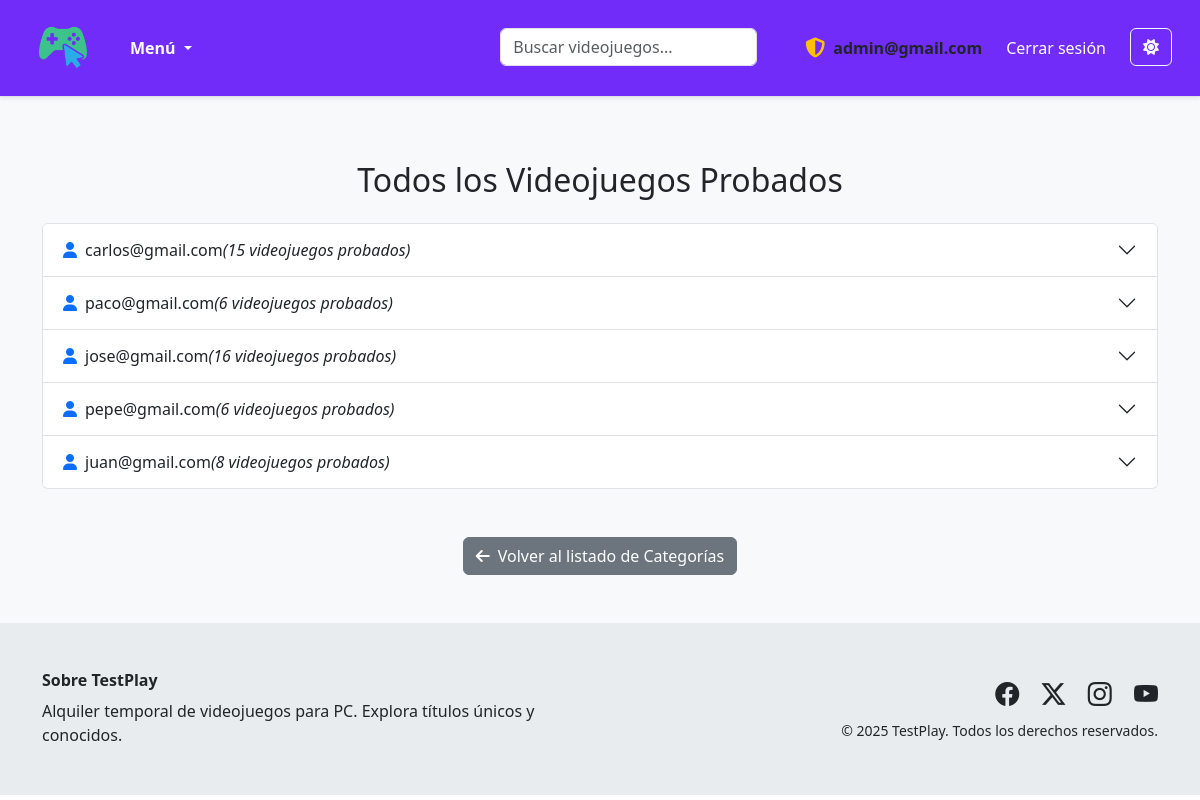
Screenshot of /index.php?accion=ver_todos_videojuegos_probados (signed in) with the database file from the repository.
### tables this page shows
CREATE TABLE `usuarios` (
  `id` int NOT NULL,
  `email` varchar(200) NOT NULL,
  `password` varchar(100) NOT NULL,
  `rol` varchar(1) NOT NULL DEFAULT 'U'
);

### app/controladores/ControladorVideojuegosProbados.php (called while the page is built, shortened)
<?php
class ControladorVideojuegosProbados {
    public function verTodosVideojuegosProbados() {
        $connexionDB = new ConnexionDB(MYSQL_USER, MYSQL_PASS, MYSQL_HOST, MYSQL_DB);
        $conn = $connexionDB->getConnexion();
        $videojuegosProbadosDAO = new Videojuegos_probadosDAO($conn);
        $videojuegosProbadosAgrupadosPorUsuario = $videojuegosProbadosDAO->getVideojuegosProbadosAgrupadosPorUsuario();
        require 'app/vistas/ver_todos_videojuegos_probados.php';
    }
}

### index.php (called while the page is built, shortened)
<?php
require_once 'app/modelos/VideojuegosDAO.php';
require_once 'app/modelos/Usuario.php';
require_once 'app/modelos/UsuariosDAO.php';
require_once 'app/modelos/Videojuegos_probadosDAO.php';
require_once 'app/controladores/ControladorVideojuegosProbados.php';
require_once 'app/modelos/Sesion.php';
if(isset($_GET['accion'])){
    if(isset($mapa[$_GET['accion']])){
        $accion = $_GET['accion'];
    }
    else{
        header('Status: 404 Not found');
        echo 'Página no encontrada';
        die();
    }
}else{
    $accion='inicio';
}
$metodo = $mapa[$accion]['metodo'];
$objeto = new $controlador();
$objeto->$metodo();

### app/modelos/Sesion.php (called while the page is built, shortened)
<?php
class Sesion {
    static public function getUsuario():Usuario|false {
        if(isset($_SESSION['usuario'])) {
            return unserialize($_SESSION['usuario']);
        }else {
            return false;
        }
    }
}

### app/modelos/Usuario.php (called while the page is built, shortened)
<?php
class Usuario {
    private $email;
    private $rol;
    public function getEmail()
    {
        return $this->email;
    }
    public function getRol()
    {
        return $this->rol;
    }
}

### app/modelos/Videojuegos_probadosDAO.php (called while the page is built, shortened)
<?php
class Videojuegos_probadosDAO {
    private mysqli $conn;
    public function __construct($conn) {
        $this->conn = $conn;
    }
    public function getVideojuegosProbadosAgrupadosPorUsuario() {
        $sql = "SELECT * FROM videojuegos_probados ORDER BY idUsuario, fecha_probado";
        $result = $this->conn->query($sql);
        $usuariosDAO = new UsuariosDAO($this->conn);
        $videojuegosDAO = new VideojuegosDAO($this->conn);
        $agrupado = [];
        while ($fila = $result->fetch_assoc()) {
            $idUsuario = $fila['idUsuario'];
            $idVideojuego = $fila['idVideojuego'];
            $fechaProbado = $fila['fecha_probado'];
            if (!isset($agrupado[$idUsuario])) {
                $usuario = $usuariosDAO->getById($idUsuario);
                $agrupado[$idUsuario] = [
                    'usuario' => $usuario,
                    'videojuegos' => []
                ];
            }
            $agrupado[$idUsuario]['videojuegos'][] = [
                'videojuego' => $videojuegosDAO->getById($idVideojuego),
                'fecha' => $fechaProbado
            ];
        }
        return array_values($agrupado);
    }
}

### app/modelos/UsuariosDAO.php (called while the page is built, shortened)
<?php
class UsuariosDAO {
    private mysqli $conn;
    public function __construct($conn) {
        $this->conn = $conn;
    }
    public function getById($id):Usuario|null {
        if(!$stmt = $this->conn->prepare("SELECT * FROM usuarios WHERE id = ?"))
        {
            echo "Error en la SQL: " . $this->conn->error;
        }
        $stmt->bind_param('s',$id);
        $stmt->execute();
        $result = $stmt->get_result();
        if($result->num_rows >= 1){
            $usuario = $result->fetch_object(Usuario::class);
            return $usuario;
        }
        else{
            return null;
        }
    }
}

### app/modelos/VideojuegosDAO.php (called while the page is built, shortened)
<?php
class VideojuegosDAO {
    private mysqli $conn;
    public function __construct($conn) {
        $this->conn = $conn;
    }
    public function getById($id):Videojuego|null {
        if(!$stmt = $this->conn->prepare("SELECT * FROM videojuegos WHERE id = ?")) {
            echo "Error en la SQL: " . $this->conn->error;
        }
        $stmt->bind_param('i',$id);
        $stmt->execute();
        $result = $stmt->get_result();
        if($result->num_rows == 1){
            $videojuego = $result->fetch_object(Videojuego::class);
            return $videojuego;
        }
        else{
            return null;
        }
    }
}

### app/vistas/ver_todos_videojuegos_probados.php (the view, shortened to what this page needs)
<!DOCTYPE html>
<html lang="en">
<head>
    <link rel="stylesheet" href="https://cdnjs.cloudflare.com/ajax/libs/font-awesome/6.4.0/css/all.min.css">
    <link rel="stylesheet" href="https://cdn.jsdelivr.net/npm/bootstrap-icons@1.11.1/font/bootstrap-icons.css">
    <link href="https://cdn.jsdelivr.net/npm/bootstrap@5.3.0/dist/css/bootstrap.min.css" rel="stylesheet">
    <link rel="stylesheet" href="web/css/estilos.css">
</head>
<body>
    <header>
        <nav class="navbar navbar-expand-lg navbar-bootstrap-purple border-bottom shadow-sm px-3">
            <div class="container-fluid">
                <a class="navbar-brand d-flex align-items-center" href="index.php" title="Inicio">
                    <img src="web/icons/TestPlay-icon.png" alt="Logo" style="height: 70px;" class="me-2">
                </a>
                <div class="collapse navbar-collapse" id="navbarContenido">
                    <ul class="navbar-nav me-auto mb-2 mb-lg-0">
                        <?php if (Sesion::getUsuario()): ?>
                            <li class="nav-item dropdown">
                                <a class="nav-link dropdown-toggle" href="#" id="menuUsuario" role="button" data-bs-toggle="dropdown" aria-expanded="false">
                                    <strong>Menú</strong>
                                </a>
                            </li>
                        <?php endif; ?>
                    </ul>
                    <ul class="navbar-nav ms-auto mb-2 mb-lg-0">
                        <?php if (Sesion::getUsuario()): ?>
                            <li class="nav-item position-relative me-5 mb-3 mb-lg-0">
                                <input type="text" class="form-control" id="buscador-videojuegos" placeholder="Buscar videojuegos..." autocomplete="off">
                            </li>
                            <li class="nav-item d-flex align-items-center me-3 fw-semibold">
                                <?php if (Sesion::getUsuario()->getRol() === 'A'): ?>
                                    <i class="fa-solid fa-shield-halved text-warning me-2 fs-5" title="Administrador"></i>
                                <?php else: ?>
                                    <i class="fa-solid fa-user text-white me-2 fs-5"></i>
                                <?php endif; ?>
                                <?= Sesion::getUsuario()->getEmail() ?>
                            </li>
                            <li class="nav-item">
                                <a class="nav-link" href="index.php?accion=logout" title="Cerrar sesión">Cerrar sesión</a>
                            </li>
                        <?php endif; ?>
                        <li>
                            <button id="themeToggle" class="btn btn-outline-light ms-3" aria-label="Cambiar tema">
                                <i class="fa-solid fa-moon" id="themeIcon"></i>
                            </button>
                        </li>
                    </ul>
                </div>
            </div>
        </nav>
    </header>
    <div id="mainWrapper" class="bg-light text-dark">
        <main id="mainContent" class="container py-5">
            <h2 class="py-3 text-center">Todos los Videojuegos Probados</h2>
            <?php if (!empty($videojuegosProbadosAgrupadosPorUsuario)): ?>
                <div class="accordion" id="accordionUsuarios">
                    <?php foreach ($videojuegosProbadosAgrupadosPorUsuario as $index => $grupo): ?>
                        <?php $usuario = $grupo['usuario']; ?>
                        <div class="accordion-item">
                            <h2 class="accordion-header" id="heading<?= $index ?>">
                                <button class="accordion-button collapsed" type="button" data-bs-toggle="collapse"
                                        data-bs-target="#collapse<?= $index ?>" aria-expanded="false"
                                        aria-controls="collapse<?= $index ?>">
                                        <i class="fa-solid fa-user text-primary me-2"></i>
                                        <?= $usuario->getEmail() ?> <em>(<?= count($grupo['videojuegos']) ?> <?= count($grupo['videojuegos']) === 1 ? 'videojuego probado' : 'videojuegos probados' ?>)</em>
                                </button>
                            </h2>
                        </div>
                    <?php endforeach; ?>
                </div>
            <?php else: ?>
                <p>No hay videojuegos probados actualmente.</p>
            <?php endif; ?>
            <div class="text-center mt-5">
                <a href="index.php" class="btn btn-secondary">
                    <i class="fa-solid fa-arrow-left me-2"></i>Volver al listado de Categorías
                </a>
            </div>
        </main>
    </div>
    <div id="footerWrapper" class="bg-footer-light text-dark">
        <footer id="footerContent" class="container py-5">
            <div class="row align-items-center">
                <div class="col-md-6 text-center text-md-start mb-3 mb-md-0">
                    <h6 class="fw-bold">Sobre TestPlay</h6>
                    <p class="mb-0">Alquiler temporal de videojuegos para PC. Explora títulos únicos y conocidos.</p>
                </div>
                <div class="col-md-6 text-center text-md-end">
                    <div class="mb-2 fs-4">
                        <a href="https://www.facebook.com/" target="_blank" class="text-reset me-3"><i class="bi bi-facebook"></i></a>
                        <a href="https://x.com/" target="_blank" class="text-reset me-3"><i class="bi bi-twitter-x"></i></a>
                        <a href="https://www.instagram.com/" target="_blank" class="text-reset me-3"><i class="bi bi-instagram"></i></a>
                        <a href="https://www.youtube.com/" target="_blank" class="text-reset"><i class="bi bi-youtube"></i></a>
                    </div>
                    <p class="mb-0 small">&copy; 2025 TestPlay. Todos los derechos reservados.</p>
                </div>
            </div>
        </footer>
    </div>
</body>
</html>

### web/css/estilos.css (style rules this page uses)
.navbar-bootstrap-purple { background-color: #712cf9 !important; }
.navbar-bootstrap-purple .nav-link, .navbar-bootstrap-purple .navbar-brand, .navbar-bootstrap-purple .dropdown-item, .navbar-bootstrap-purple .text-dark { color: white !important; }
.bg-main-light { background-color: #f8f9fa !important; }
.bg-footer-light { background-color: #e9ecef !important; }

### rows the page displays
usuarios: email "carlos@gmail.com"
usuarios: email "paco@gmail.com"
usuarios: email "jose@gmail.com"
usuarios: email "pepe@gmail.com"
usuarios: email "juan@gmail.com"

### other values shown
Sesion::getUsuario()->getEmail() "admin@gmail.com"
count($grupo['videojuegos']) "15"
count($grupo['videojuegos']) "6"
count($grupo['videojuegos']) "16"
count($grupo['videojuegos']) "8"
